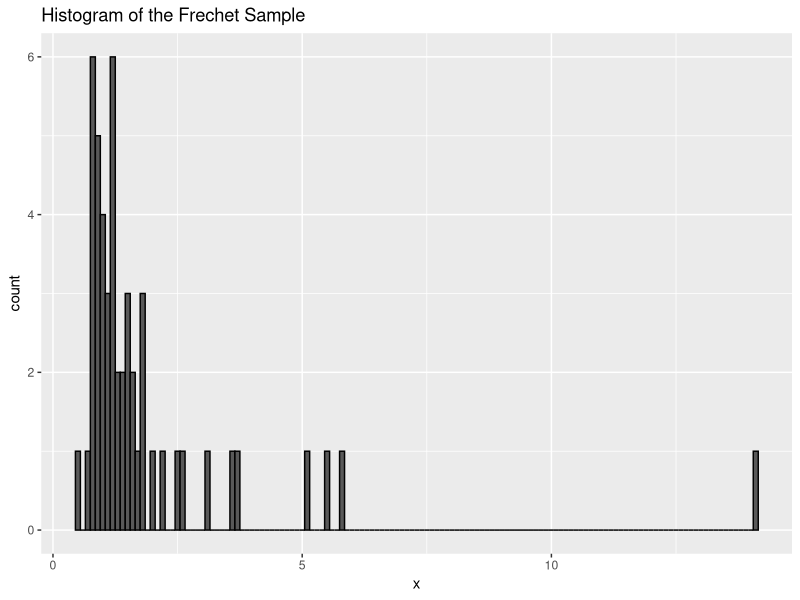
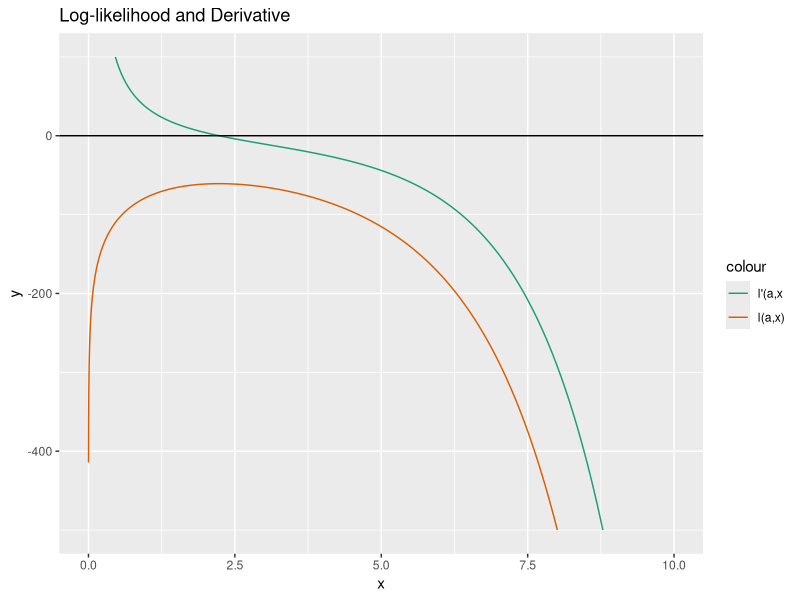
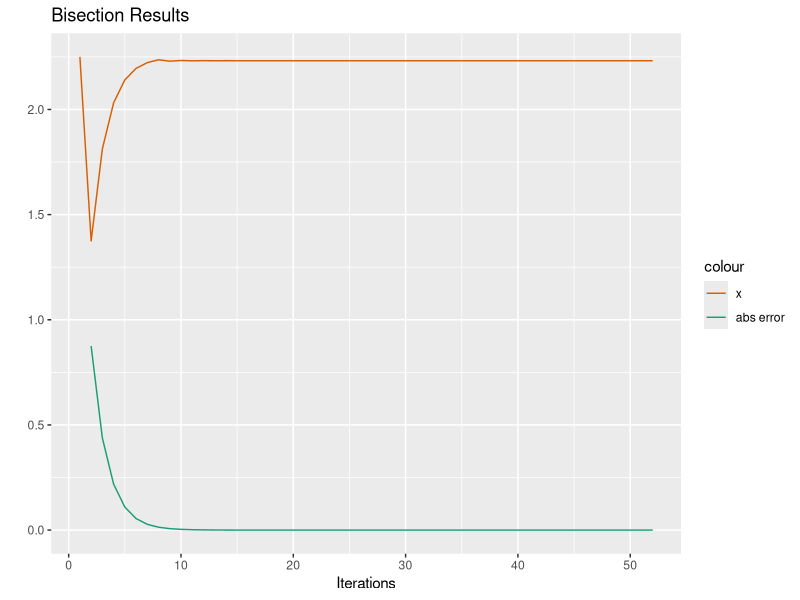
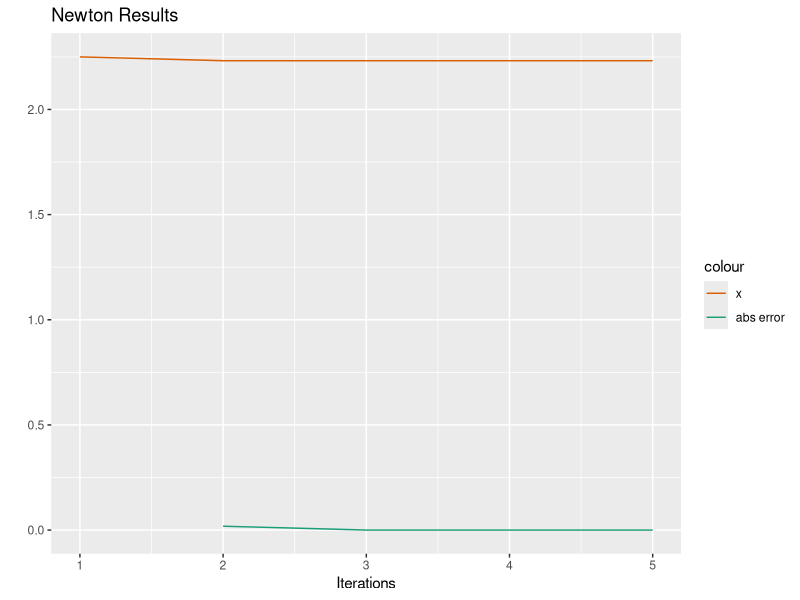
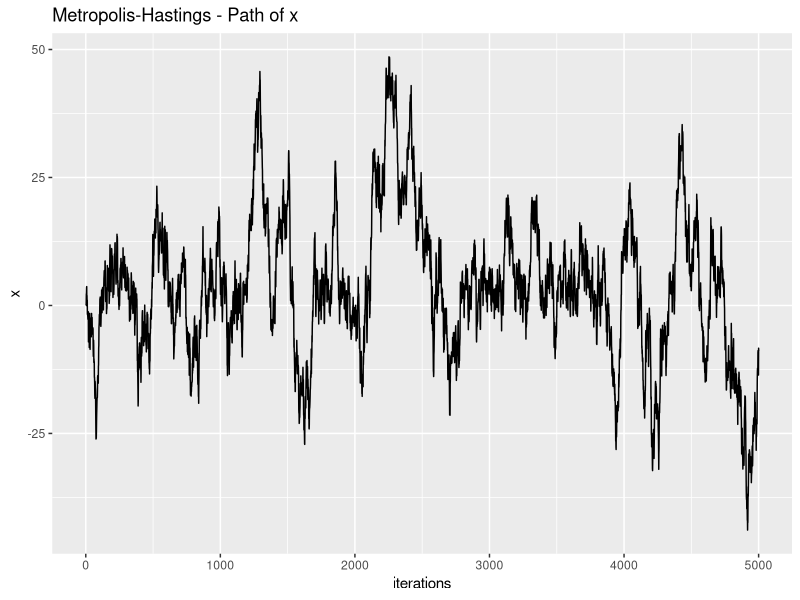
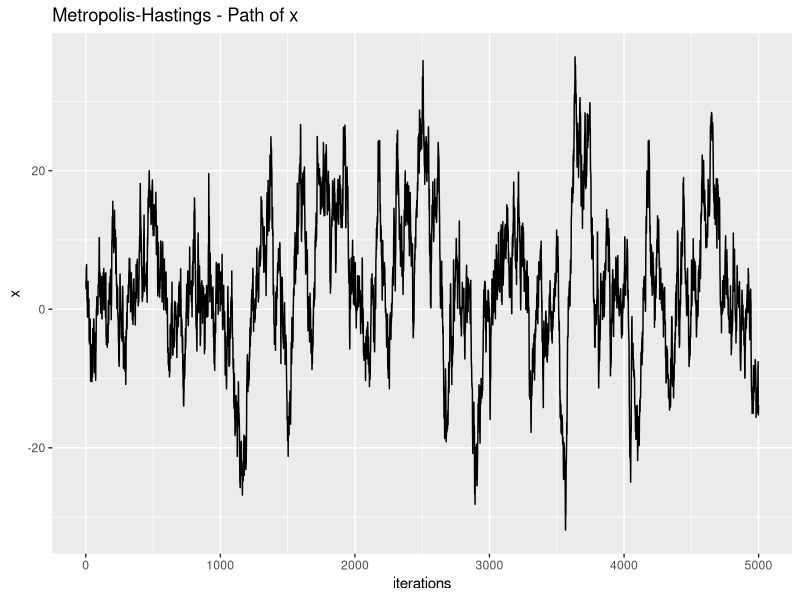
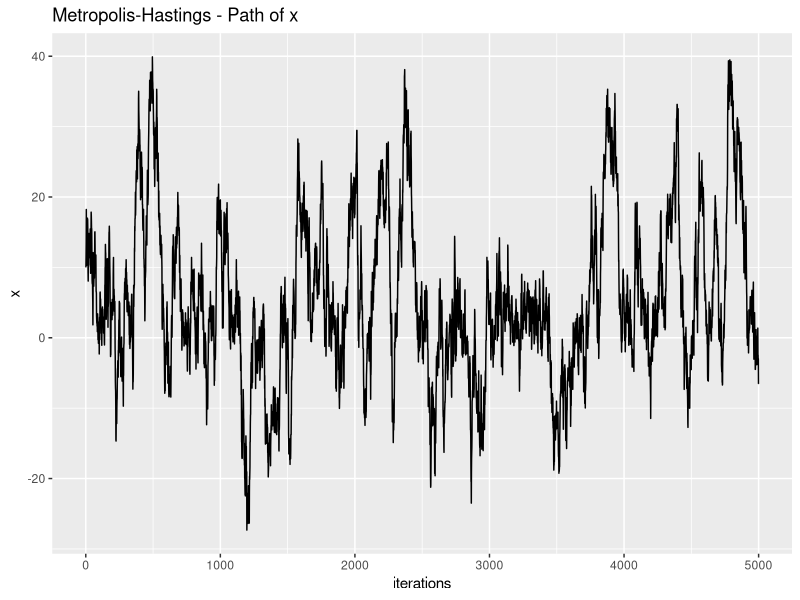
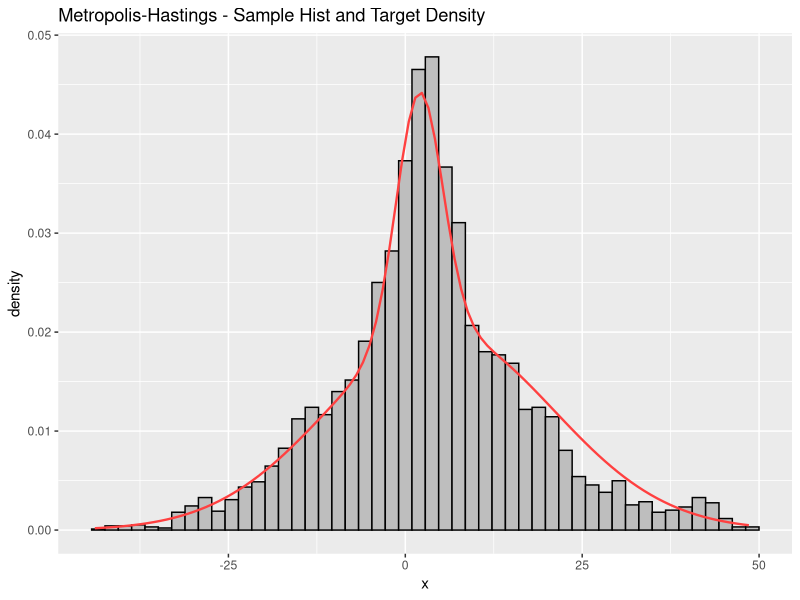

Reproduce these figures in R, in order.
## ---- chunk 1
# Load Packages
require(tidyverse)
require(ggplot2)
## ---- chunk 2
# Data:
#install.packages("evd")
require(evd)
n = 50
set.seed(656)
data = rfrechet(n, shape=1.8)
## ---- chunk 3
# Log-likelihood function
ll <- function(alpha, n, data){ n * log(alpha) - (alpha + 1) * sum(log(data)) - sum(data^(-alpha))}
g <- function(alpha){ll(alpha, n = n, data = data)}

# First derivative of log-likelihood function
ll_prime <- function(alpha, n, data){ n/alpha - sum(log(data)) + sum(data^(-alpha) * log(data))}
g_prime <- function(alpha){ll_prime(alpha, n = n, data = data)}

# Second derivative of log-likelihood function
ll_2prime <- function(alpha, n, data){-n/alpha^2 - sum(data^(-alpha) * log(data)^2)}
g_2prime <- function(alpha){ll_2prime(alpha, n = n, data = data)}

# Plotting a histogram of the sample data    
ggplot() + 
  geom_histogram(aes(x = data), binwidth = 0.1, color = 'black') +
  labs(title = 'Histogram of the Frechet Sample', x = 'x')  
## ---- chunk 4
# Generate numbers for the plot
x_grid <- seq(0.001,10,0.001)
g_grid <- c()
g_prime_grid <- c()

for(i in 1:length(x_grid)){
  g_grid[i] <- g(x_grid[i])
  g_prime_grid[i] <- g_prime(x_grid[i])
}  

# Plotting ll and ll prime
ggplot() +
  ylim(-500, 100) +
  geom_line(aes(x = x_grid, y = g_grid, color = 'l(a,x)')) +
  geom_line(aes(x = x_grid, y = g_prime_grid, color = 'l\'(a,x')) +
  geom_hline(yintercept = 0) +
  labs(title = 'Log-likelihood and Derivative', x = 'x', y = 'y') +
  scale_color_brewer(palette="Dark2")
## ---- chunk 5
# Setting up starting values
start_time_bisec <- Sys.time() # init time benchmark
a <- 0.5                       # starting left value
b <- 4                         # starting right value
x <- NULL                      # init x
x[1] <- (b-a) / 2 + a          # starting midpoint
i <- 1                         # init iterations
## ---- chunk 6
# Search algorithm
while(TRUE){
  # Check left or right
  if(g_prime(a) * g_prime(x[i]) < 0){b = x[i]}
  else                              {a = x[i]}
  x[i+1] = a + (b-a) / 2
  
  # Calculate convergence criteria
  conv_abs <- abs(x[i+1] - x[i])
  conv_rel <- abs(x[i+1] - x[i]) / (x[i] + .Machine$double.eps)
  g_p_x <- g_prime(x[i+1])
  
  # Check convergence criteria
  if(i > 100){print("Max itr reached, no convergence."); break}
  if(conv_rel < (1 * .Machine$double.eps)){cat("Relative convergence reached at x=", x[i+1]); break}
  if(conv_abs < (1 * .Machine$double.eps)){cat("Absolute convergence reached at x=", x[i+1]); break}
  
  # Increase iterations
  i <- i + 1
}
end_time_bisec <- Sys.time()                     # end time benchmark
time_bisec <- end_time_bisec - start_time_bisec  # computation time for bisec

# Output
x_bisec <- x[length(x)]                          # final x value
y_bisec <- g(x[length(x)])                       # final g(x) value
prime_bisec <- g_prime(x[length(x)])             # final g' value 
i_bisec <- i                                     # total iterations

# Absolute convergence, with [1] = NA because diff() drops first element
eps_bisec <- c(NA, abs(diff(x)))
## ---- chunk 7
# Plotting bisec results
ggplot() +
  geom_line(aes(x = 1:length(x), y = x, color = 'x')) +
  geom_line(aes(x = 1:length(eps_bisec), y = eps_bisec, color = 'abs error')) +
  xlim(1,52) +
  labs(title = 'Bisection Results', x = 'Iterations', y = '') +
  guides(color = guide_legend(reverse = TRUE)) +
  scale_color_brewer(palette="Dark2")
## ---- chunk 8
start_time_newton <- Sys.time() # init time benchmark
x_start <- 2.25                 # starting value
x <- c()                        # reset x
x[1] <- x_start                 # init x
i <- 1                          # init iterations
## ---- chunk 9
# Search algorithm
while(TRUE){
  x[i+1] <- x[i] - (g_prime(x[i]) / g_2prime(x[i]))
 
  # Calculate convergence criteria
  conv_abs <- abs(x[i+1] - x[i])
  conv_rel <- abs(x[i+1] - x[i]) / (x[i] + .Machine$double.eps)
  g_p_x <- g_prime(x[i+1])
  
  # Check convergence criteria
  if(i > 100){print("Max itr reached, no convergence."); break}
  if(conv_rel < (1 * .Machine$double.eps)){cat("Relative convergence reached at x=", x[i+1]); break}
  if(conv_abs < (1 * .Machine$double.eps)){cat("Absolute convergence reached at x=", x[i+1]); break}
  
  # Increase iterations
  i <- i + 1
}
end_time_newton <- Sys.time()                      # end time benchmark
time_newton <- end_time_newton - start_time_newton # computation time for newton

# Output
x_newton <- x[length(x)]                           # final x value
y_newton <- g(x[length(x)])                        # final g(x) value
prime_newton <- g_prime(x[length(x)])              # final g' value 
i_newton <- i                                      # total iterations

# Absolute convergence, with [1] = NA because diff() drops first element
eps_newton <- c(NA, abs(diff(x)))
## ---- chunk 10
# Plotting newton results
ggplot() +
  geom_line(aes(x = 1:length(x), y = x, color = 'x')) +
  geom_line(aes(x = 1:length(eps_newton), y = eps_newton, color = 'abs error')) +
  xlim(1,5) +
  labs(title = 'Newton Results', x = 'Iterations', y = '') +
  guides(color = guide_legend(reverse = TRUE)) +
  scale_color_brewer(palette="Dark2")
## ---- chunk 11
# Bisection - format output for readability
output_bisec <- c(format(round(y_bisec, 2), nsmall = 0), 
                  format(round(i_bisec, 2), nsmall = 0), 
                  format(round(time_bisec, 4), nsmall = 0))

# Newton - format output for readability
output_newton <- c(format(round(y_newton, 2), nsmall = 0), 
                   format(round(i_newton, 2), nsmall = 0), 
                   format(round(time_newton, 4), nsmall = 0))

# Model type column
model_type <- c("Bisection", "Newton")

# Final Output Matrix/Tibble
output_matrix <- as_tibble(cbind(model_type, rbind(output_bisec, output_newton)))
names(output_matrix) <- c("Model Type", "Max Value", "Iterations", "Computation Time")
output_matrix

## ---- chunk 12
# Problem definition
x <- rnorm(50000)    # sample of x, with n = 50,000
h <- x / (1-exp(x))  # h(x) of sample

# Monte Carlo Estimates
mu_hat <- mean(h)
se_mc <- sd(h) / sqrt(50000)
ci_mc <- c(mu_hat - 1.96*se_mc, mu_hat + 1.96*se_mc)

# Output
cat("Monte Carlo Estimate of mu is:\n", mu_hat, "\n\n",
    "Monte Carlo Estimate SE and CI(95%) are:\n", 
    se_mc, "[", 
    format(round(ci_mc[1],3), nsmall = 3),",", 
    format(round(ci_mc[2],3), nsmall = 3), "]",  "\n")
## ---- chunk 13
# Problem definition 
f <- function(x){exp( -abs(x)^3 / 5)} # define f(x)
x <- rnorm(50000)                     # draw sample from g(x)
w_star <- f(x) / dnorm(x)             # compute weights

# Standardize weights, to cancel out c, since only the kernel of the pdf is given
w <- w_star / sum(w_star)

# Compute sigma squared hat
sig_sq_hat <- sum(x^2*w)

se_is <- sqrt(sum( w^2 * (f(x) - sig_sq_hat)^2 ))
ci_is <- c(sig_sq_hat - 1.96*se_is, sig_sq_hat + 1.96*se_is)

# Output
cat("Importance Sampling Estimate of sigma square is:\n", sig_sq_hat, "\n\n",
    "Importance Sampling Estimate SE and CI(95%) are:\n", 
    se_is, "[",
    format(round(ci_is[1],3), nsmall = 3),",",
    format(round(ci_is[2],3), nsmall = 3), "]",  "\n")
## ---- chunk 14
# Set target function
target <- function(x){
  0.2 * dnorm(x, 2, 1.8^2) + 0.8 * dnorm(x, 5, 4^2)
}

# Set sampling function
proposed <- function(x){rnorm(1, x, 1.5^2)}
## ---- chunk 15
# Metropolis Hasting function
metr_hast <- function(x_start){
  
  # Set starting value
  x <- x_start 
  
  # Start algorithm loop
  for(i in 1:5000){
    x_new <- proposed(x[i])  
    ratio <- target(x_new) / target(x[i])
    x[i+1] <- ifelse(runif(1) < ratio, x_new, x[i]) 
  }
  
  # Plot sample histogram and target density
  plot1 <- ggplot() +
    geom_histogram(aes(x = x, y = ..density..), color = 'black', fill = 'gray', bins = 50) +
    geom_function(fun = target, color = 'brown1', size = 0.8) +
    labs(title = 'Metropolis-Hastings - Sample Hist and Target Density', y = 'density', x = 'x')
  
  # Plot path of x
  plot2 <- ggplot() +
    geom_line(aes(x = 1:length(x), y = x)) +
    labs(title = 'Metropolis-Hastings - Path of x', x = 'iterations', y = 'x')
  
  # Output of function
  output <- list(x, plot1, plot2)
  
  return(output)
}
## ---- chunk 16
# Store MH runs with different starting values (0, 4, 10)
mh_start_0 <- metr_hast(0)
mh_start_4 <- metr_hast(4)
mh_start_10 <- metr_hast(10)
## ---- chunk 17
# Plot path of x
mh_start_0[3]
mh_start_4[3]
mh_start_10[3]
## ---- chunk 18
# Plot sample hist and target density
mh_start_0[2]
mh_start_4[2]
mh_start_10[2]
## ---- chunk 19
# Widen variance of proposal distribution to explore quicker
proposed <- function(x){rnorm(1, x, 3^2)}

# Store MH runs with different starting values (0, 4, 10)
mh2_start_0 <- metr_hast(0)
mh2_start_4 <- metr_hast(4)
mh2_start_10 <- metr_hast(10)
## ---- chunk 20
# Plot path of x
mh2_start_0[3]
mh2_start_4[3]
mh2_start_10[3]
## ---- chunk 21
# Plot sample hist and target density
mh2_start_0[2]
mh2_start_4[2]
mh2_start_10[2]
